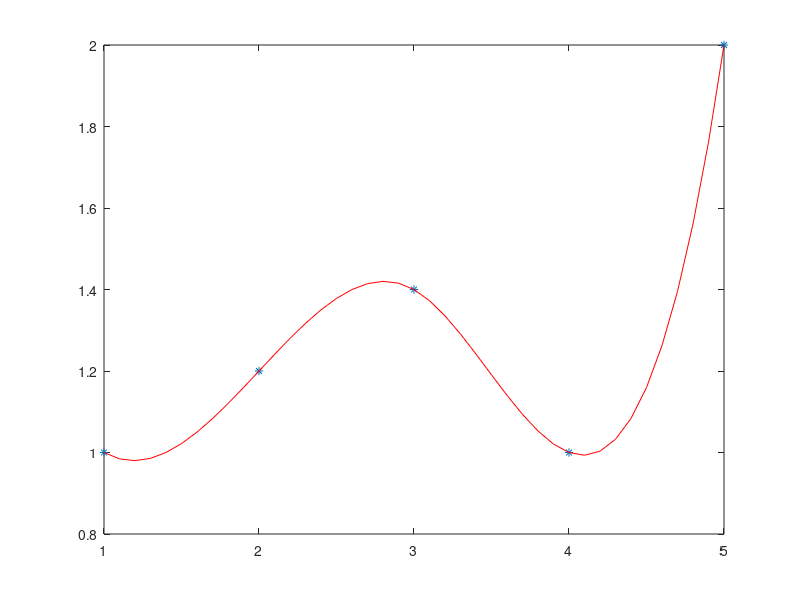

Write MATLAB code to recreate this figure. (Note: this script raises an error after producing the figure.)
clc; close all; clear all;
x=[1 2 3 4 5];
y=[1 1.2 1.4 1 2];
xval=1:0.1:5;
yval=spline(x,y,xval);
plot(x,y,'*');
hold on;
plot(xval,yval,'r');
n=length(x);
for i=1:n-1
    h(i)=x(i+1)-x(i);
end
a=natsplinecoef(x,y);

k1=a(2)/2*h(2)-y(1)/h(1)+h(1)*a(1)/6+y(2)/h(1)-h(1)*a(2)/6;
%kn=a(n+1)/2*h(n+1)-y(n)/h(n)+h(n)*a(n)/6+y(n+1)/h(n)-h(n)*a(n+1)/6;


%spline(x, [k1,y,kn],xval);